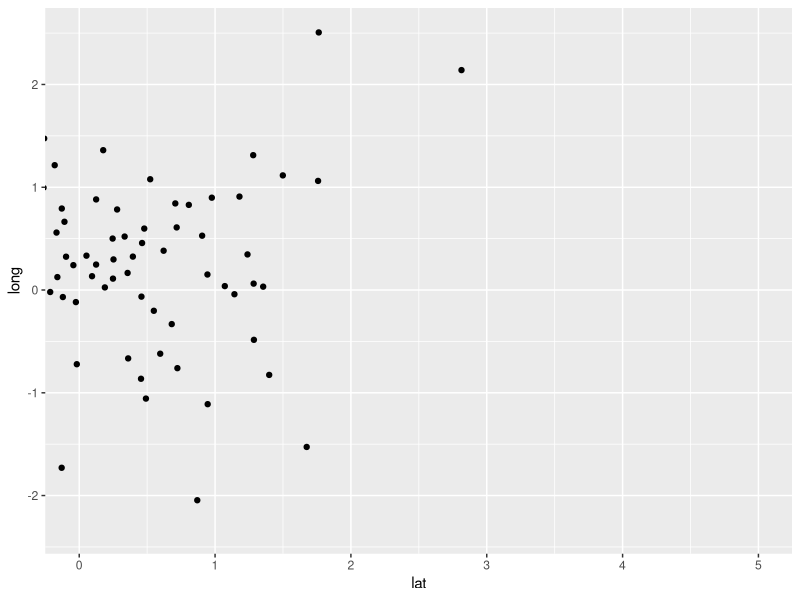
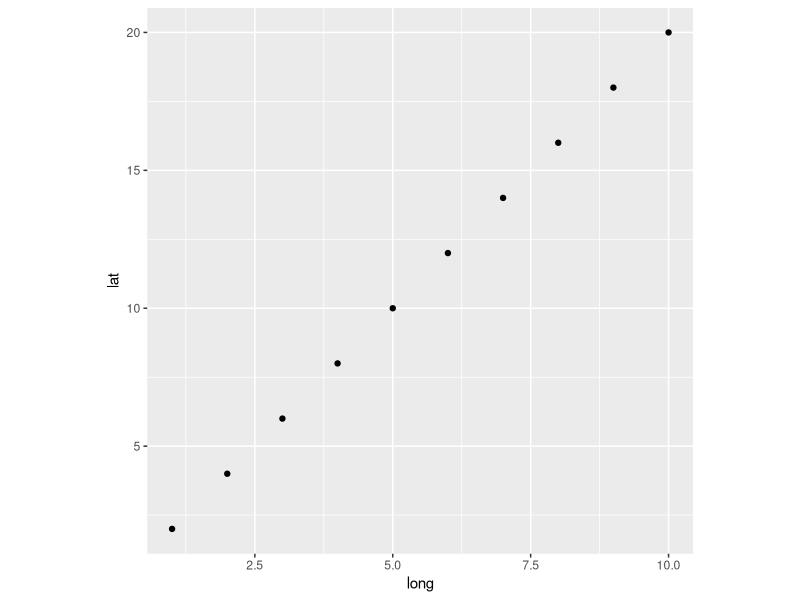
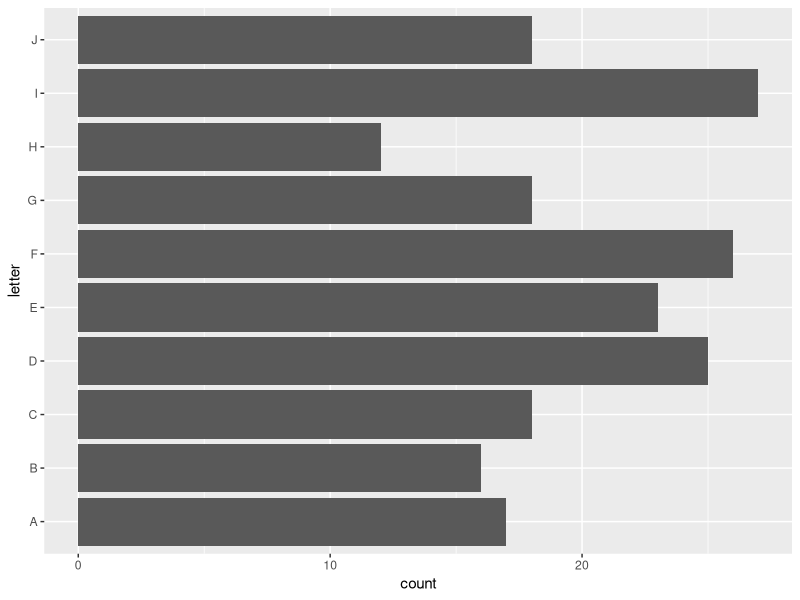
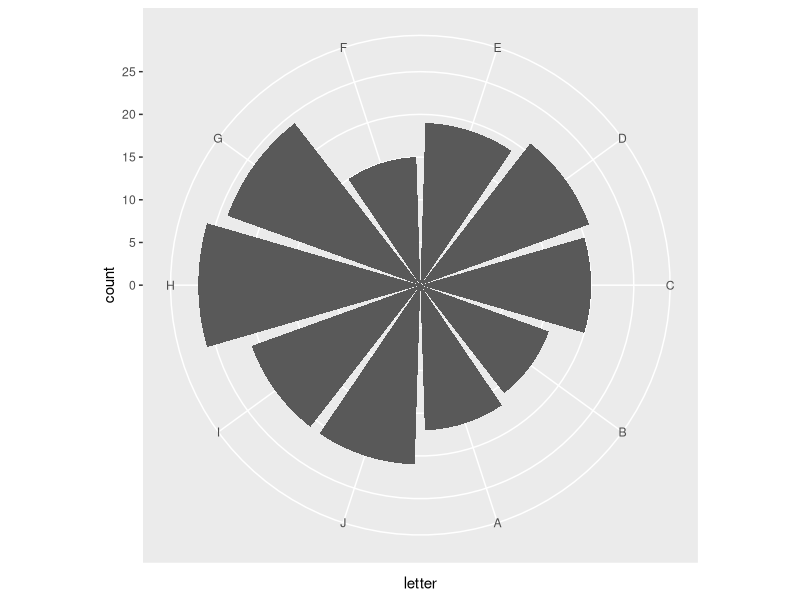
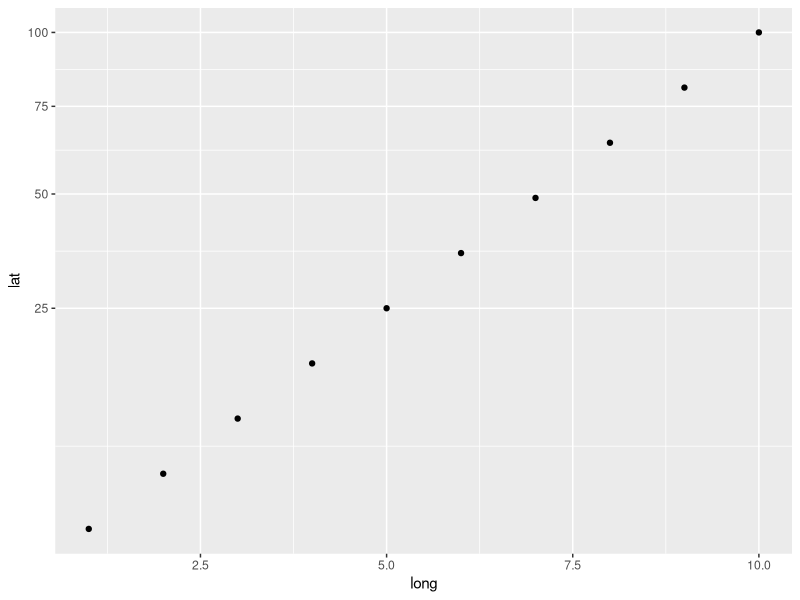
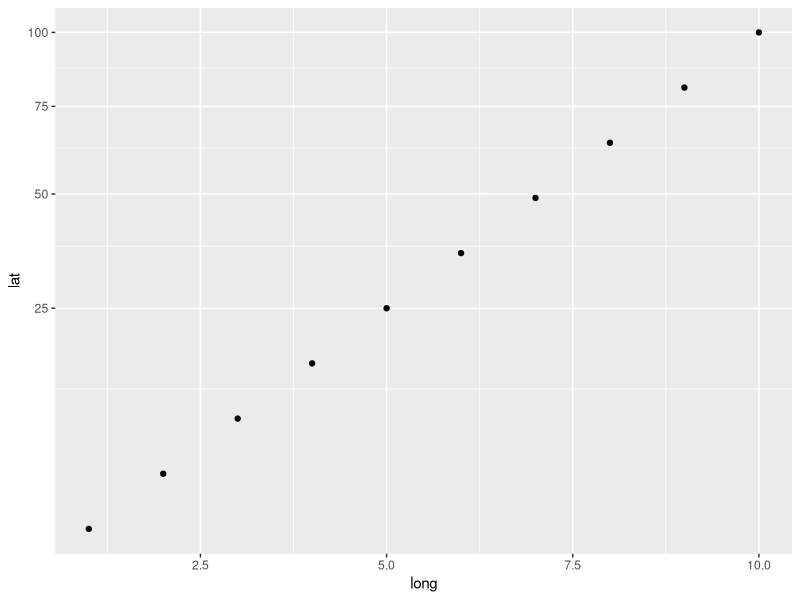

These figures' R source, in order:
## ---- chunk 1
knitr::opts_chunk$set(warning = FALSE, message = FALSE)
knitr::opts_chunk$set(fig.align = "center", fig.width = 6, fig.asp = 0.7)
library(ggplot2)
library(dplyr)
## ---- chunk 2
ggplot(tibble(lat = rnorm(100), long = rnorm(100))) + 
  geom_point(aes(x = lat, y = long)) +
  coord_cartesian(xlim = c(0, 5))
## ---- chunk 3
ggplot(tibble(long = 1:10, lat = 1:10*2)) +
  geom_point(aes(x = long, y = lat)) +
  coord_fixed(ratio = 1/2)
## ---- chunk 4
ggplot(tibble(letter = sample(LETTERS[1:10], 200, replace = TRUE))) +
  geom_bar(aes(x = letter)) +
  coord_flip()
## ---- chunk 5
ggplot(tibble(letter = sample(LETTERS[1:10], 200, replace = TRUE))) +
  geom_bar(aes(x = letter)) +
  coord_polar(theta = "x", start = pi, direction = -1)
## ---- chunk 6
ggplot(data.frame(long = 1:10, lat = (1:10)^2), aes(long, lat)) + 
  geom_point(aes(x = long, y = lat)) +
  scale_y_sqrt()
## ---- chunk 7
ggplot(data.frame(long = 1:10, lat = (1:10)^2), aes(long, lat)) + 
  geom_point(aes(x = long, y = lat)) +
  coord_trans(y = "sqrt")
